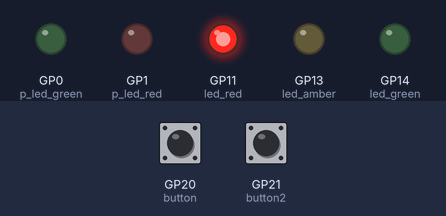
Simulated run of this program. Board: Raspberry Pi Pico running MicroPython. Shown: output pins drawn as LEDs (lit = HIGH). The test bench sets the inputs (shaded band); at power-on: GP20 (button) LOW, GP21 (button2) LOW. What the program prints to the serial console is not drawn.

Above: at 0.5 s.
At 2.0 s:
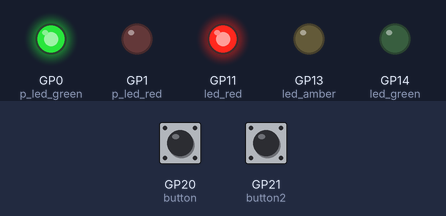
At 3.5 s:
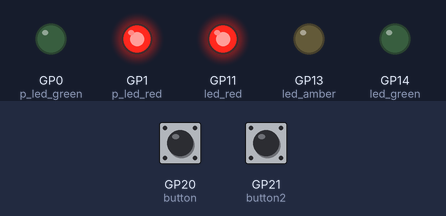
At 4.5 s:
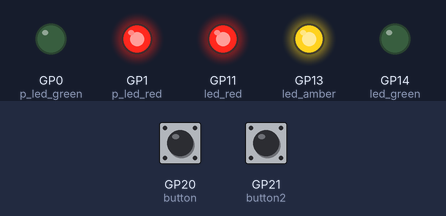
At 6.0 s:
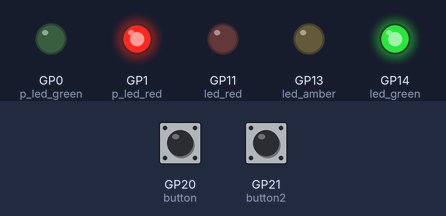
At 7.5 s:
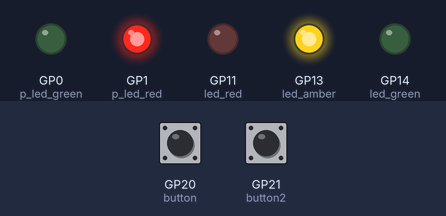
Timing chart, 0 to 10.4 s (numbered marks = the images above):
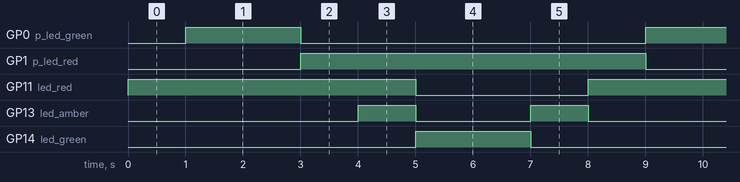

Measured:
- by itself, GP0 (p_led_green), GP14 (led_green): alternates HIGH for 2.0 s and LOW for 6.0 s
- by itself, GP1 (p_led_red): alternates HIGH for 6.0 s and LOW for 2.0 s
- by itself, GP11 (led_red): alternates HIGH for 5.0 s and LOW for 3.0 s
- by itself, GP13 (led_amber): repeats every 8.0 s: LOW 2.0 s, HIGH 1.0 s, LOW 4.0 s, HIGH 1.0 s

The program:

swiatla3.py
```python
import machine
import utime

p_led_red = machine.Pin(1, machine.Pin.OUT)
p_led_green = machine.Pin(0, machine.Pin.OUT)
led_red = machine.Pin(11, machine.Pin.OUT)
led_amber = machine.Pin(13, machine.Pin.OUT)
led_green = machine.Pin(14, machine.Pin.OUT)
button = machine.Pin(20, machine.Pin.IN, machine.Pin.PULL_DOWN)
button2 = machine.Pin(21, machine.Pin.IN, machine.Pin.PULL_DOWN)

global base_sleep
base_sleep = 2

def button_handler(pin):
    global base_sleep
    if pin is button:
        base_sleep += 1
    elif pin is button2:
        base_sleep = 2
    print(base_sleep)

button.irq(trigger=machine.Pin.IRQ_RISING, handler=button_handler)
button2.irq(trigger=machine.Pin.IRQ_RISING, handler=button_handler)

while True:
    print(base_sleep)
    #red
    led_red.value(1)
    utime.sleep(1)
    p_led_red.value(0)
    p_led_green.value(1)
    utime.sleep(base_sleep)
    p_led_red.value(1)
    p_led_green.value(0)
    utime.sleep(1)
    #red-amber
    led_amber.value(1)
    utime.sleep(1)
    #green
    led_red.value(0)
    led_amber.value(0)
    led_green.value(1)
    utime.sleep(base_sleep)
    #amber
    led_green.value(0)
    led_amber.value(1)
    utime.sleep(1)
    led_amber.value(0)
```
